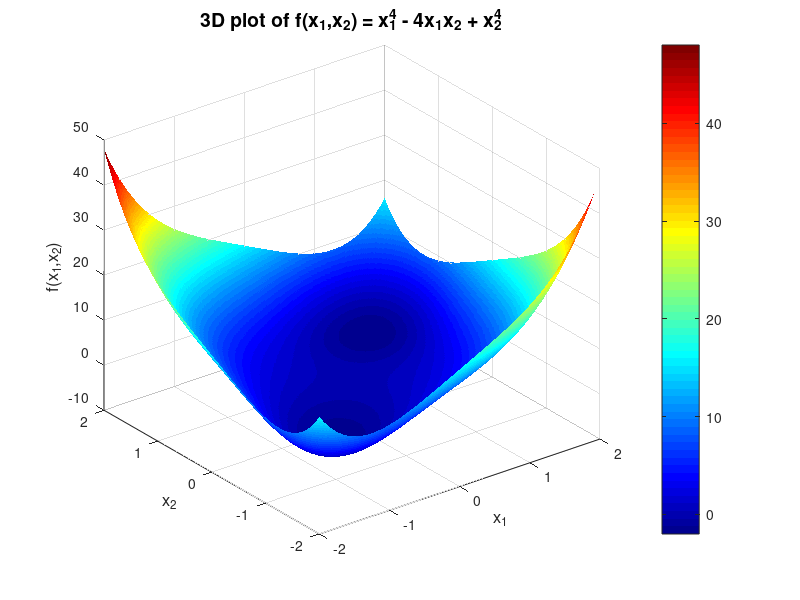

Here is the MATLAB script that generated this plot:
[x1, x2] = meshgrid(-2:0.01:2, -2:0.01:2);
f = x1.^4 - 4.*x1.*x2 + x2.^4;
figure
surf(x1, x2, f, 'EdgeColor', 'none', 'FaceLighting', 'gouraud') 
colormap jet 
colorbar 
title('3D plot of f(x_1,x_2) = x_1^4 - 4x_1x_2 + x_2^4', 'FontSize', 14)
xlabel('x_1', 'FontSize', 12)
ylabel('x_2', 'FontSize', 12)
zlabel('f(x_1,x_2)', 'FontSize', 12)
grid on 
 
